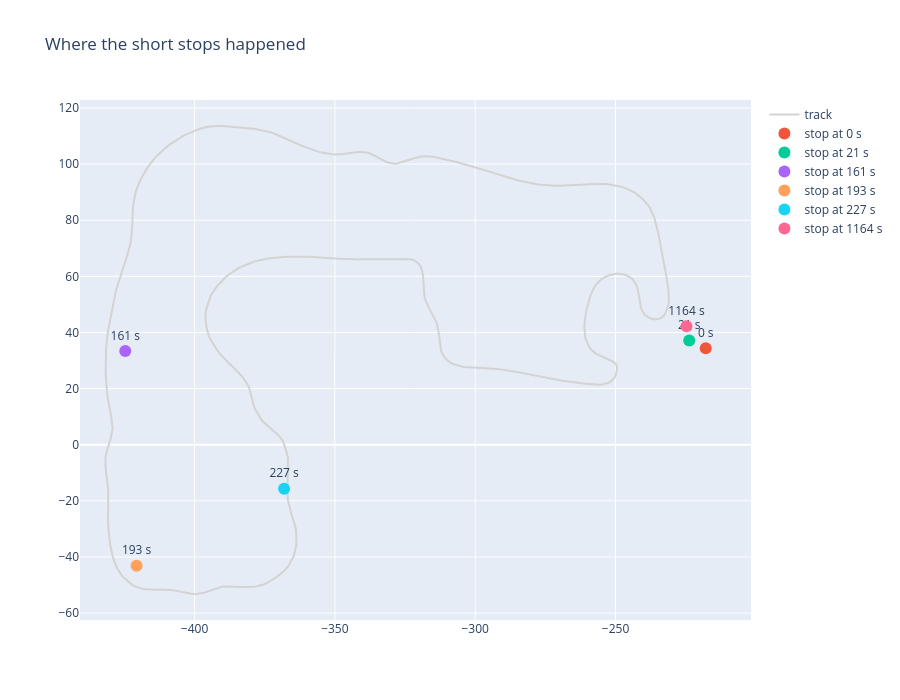

Source (notebook cell):
### Markdown cell above
### findings
* start: 0-13 and 21-55s, smth moved teh wheels between 13 and 21s the driver released the brake and and pressed the throttle a lil (according to teh graph from 02_session notebook).
* driver was holding brake ~4bar and released at ~13 before moving off
* three ~15s stops at 161, 193, and 227s -> why? blue flag?
* pit: 977-1157 and 1164-1196 split by a brief movement around 1157 and 1164s, probably being repositioned in the pit
* end: 1830-1908s then 1921-2207s: the gap there is the car being pushed

### Code cell
import plotly.graph_objects as go
from src.config import PIT_MIN_S
from src.loader import load, load_centerline

cl = load_centerline()
pos = load("vehicle_position")
stops = standstill_windows[standstill_windows["duration_s"] < PIT_MIN_S]

fig = go.Figure()
fig.add_trace(go.Scatter(x=cl["x"], y=cl["y"], mode="lines",
                         line=dict(color="lightgray"), name="track"))

for i, w in stops.iterrows():
    p = pos[(pos["t_s"] >= w["start_s"]) & (pos["t_s"] <= w["end_s"])]
    if p.empty:  
        continue
    fig.add_trace(go.Scatter(
        x=[p["x"].mean()], y=[p["y"].mean()], mode="markers+text",
        marker=dict(size=12), text=[f"{w['start_s']:.0f} s"],
        textposition="top center", name=f"stop at {w['start_s']:.0f} s",
    ))

fig.update_yaxes(scaleanchor="x", scaleratio=1)
fig.update_layout(title="Where the short stops happened", height=700)
fig.show()

### Figure 1 — Plotly figure (JSON) as saved in the notebook; plotly's stock layout.template omitted (floating-point values rounded to 4 significant figures; data arrays with more than 128 entries replaced by an {"elided": "..."} marker saying what was removed)
{"data": [{"line": {"color": "lightgray"}, "mode": "lines", "name": "track", "type": "scatter", "x": {"elided": "806 float values"}, "y": {"elided": "806 float values"}}, {"marker": {"size": 12}, "mode": "markers+text", "name": "stop at 0 s", "text": ["0 s"], "textposition": "top center", "type": "scatter", "x": [-217.9], "y": [34.36]}, {"marker": {"size": 12}, "mode": "markers+text", "name": "stop at 21 s", "text": ["21 s"], "textposition": "top center", "type": "scatter", "x": [-223.7], "y": [37.14]}, {"marker": {"size": 12}, "mode": "markers+text", "name": "stop at 161 s", "text": ["161 s"], "textposition": "top center", "type": "scatter", "x": [-424.7], "y": [33.35]}, {"marker": {"size": 12}, "mode": "markers+text", "name": "stop at 193 s", "text": ["193 s"], "textposition": "top center", "type": "scatter", "x": [-420.6], "y": [-43.11]}, {"marker": {"size": 12}, "mode": "markers+text", "name": "stop at 227 s", "text": ["227 s"], "textposition": "top center", "type": "scatter", "x": [-368.1], "y": [-15.69]}, {"marker": {"size": 12}, "mode": "markers+text", "name": "stop at 1164 s", "text": ["1164 s"], "textposition": "top center", "type": "scatter", "x": [-224.7], "y": [42.22]}], "layout": {"height": 700, "title": {"text": "Where the short stops happened"}, "yaxis": {"scaleanchor": "x", "scaleratio": 1}}}
